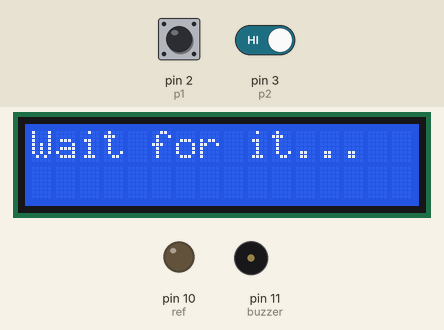
Simulated run of this sketch. Board: Arduino Uno, built with avr-gcc and run on an emulated ATmega328P. Parts: 16×2 character LCD, output pins drawn as LEDs (lit = HIGH), buzzer (waves = sounding, pin HIGH). The inputs (shaded band) are chosen by the test bench; at power-on: pin 2 (p1) HIGH, pin 3 (p2) HIGH. Random numbers use the default seed unless the sketch sets one; what the sketch prints to the serial monitor is not drawn.

Above: at 3.1 s.
At 9.2 s:
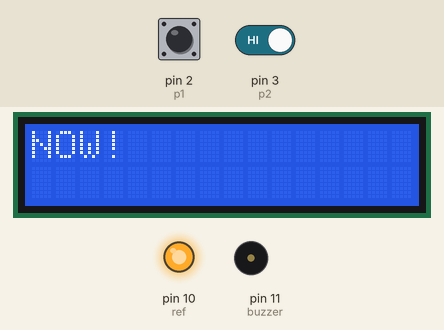
9.3 s: pin 2 (p1) pulled LOW for 0.2 s
At 10.8 s:
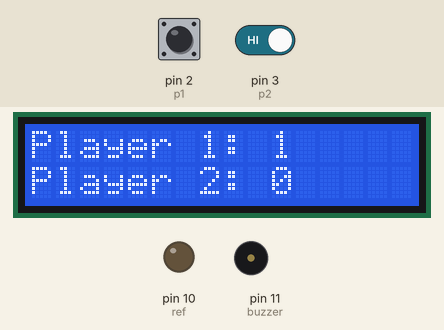
13.6 s: pin 2 (p1) driven LOW and pin 3 (p2) driven LOW
At 21.0 s:
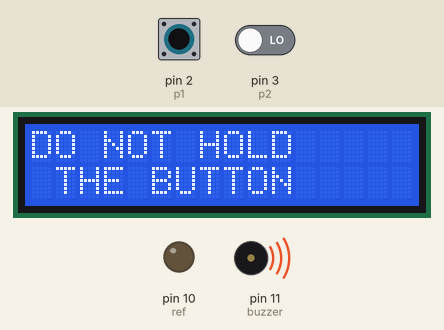
Timing chart, 0 to 37.4 s (numbered marks = the images above; inputs shaded):
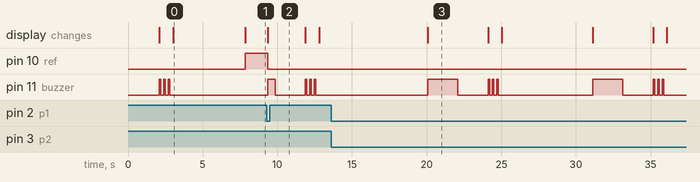

Measured:
- after the input at 9.3 s, pin 10 (ref): HIGH → LOW after 0.05 s; pin 11 (buzzer): LOW → HIGH after 0.05 s, → LOW 0.50 s later, → HIGH 2.0 s later, → LOW 0.10 s later, … (8 changes in this stretch); the display: changes after 0.05 s (image 2)
- after the input at 13.6 s, pin 11 (buzzer): LOW → HIGH after 6.5 s, → LOW 2.0 s later, → HIGH 2.0 s later, → LOW 0.10 s later, … (16 changes in this stretch)
- what the display in image 0 shows lasts 4.8 s, from 3.0 s to 7.8 s

The sketch:

ReactionTest.ino
```cpp
#include <LiquidCrystal_I2C.h>
#include <Wire.h>

LiquidCrystal_I2C lcd(0x27, 16, 2);

int buzzer = 11;
int ref = 10;
int p1 = 2;
int p2 = 3;
bool pressed = false;

int sp1 = 0;
int sp2 = 0;

void setup() {
  lcd.init();
  lcd.backlight();
  lcd.setCursor(0,0);
  lcd.print("Reaction game");

  pinMode(buzzer, OUTPUT);
  pinMode(ref, OUTPUT);
  pinMode(p1, INPUT_PULLUP);
  pinMode(p2, INPUT_PULLUP);
  Serial.begin(9600);
}

void loop() {
  //reset
  delay(2000);
  pressed = false;
  digitalWrite(ref, LOW);
  lcd.setCursor(0,0);
  lcd.print("Ready?");
  lcd.print("          ");
  lcd.setCursor(0,1);
  lcd.print("              ");

  // Countdown
  digitalWrite(buzzer, HIGH);
  delay(100);
  digitalWrite(buzzer, LOW);
  delay(200);
  digitalWrite(buzzer, HIGH);
  delay(100);
  digitalWrite(buzzer, LOW);
  delay(200);
  digitalWrite(buzzer, HIGH);
  delay(100);
  digitalWrite(buzzer, LOW);
  delay(200);

  // wait a random time
  lcd.setCursor(0,0);
  lcd.print("Wait for it...");
  lcd.print("          ");
  delay(random(4000,12000));

  if (digitalRead(p1) == LOW || digitalRead(p2) == LOW) {
    lcd.clear();
    lcd.setCursor(0,0);
    lcd.print("DO NOT HOLD");
    lcd.print("     ");
    lcd.setCursor(0,1);
    lcd.print(" THE BUTTON");
    lcd.print("     ");
    digitalWrite(buzzer, HIGH);
    delay(2000);
    digitalWrite(buzzer, LOW);
    return;
  }

  digitalWrite(ref, HIGH);
  lcd.setCursor(0,0);
  lcd.print("NOW!");
  lcd.print("          ");

  while (!pressed) {
    if (digitalRead(p1) == LOW) {
    delay(20); // ensure its not an electrical issue
      if (digitalRead(p1) == LOW) {
        pressed = true;
        trigger(1);
      }
    }
    if (digitalRead(p2) == LOW) {
    delay(20);
      if (digitalRead(p2) == LOW) {
        pressed = true;
        trigger(2);
      }
    }
  }

}

void trigger(int p) {
  if (p == 1) {
    Serial.println("Player 1");
    sp1 += 1;
    scoreboard(1);
    digitalWrite(ref, LOW);
    digitalWrite(buzzer, HIGH);
    delay(500); // Other player cant play
    digitalWrite(buzzer, LOW);
  }
  if (p == 2) {
    Serial.println("Player 2");
    sp2 +=1;
    scoreboard(2);
    digitalWrite(ref, LOW);
    digitalWrite(buzzer, HIGH);
    delay(500); // Other player cant play
    digitalWrite(buzzer, LOW);
  }
}

void scoreboard(int victor) {
  lcd.setCursor(0,0);
  lcd.print("Player 1: " + String(sp1));
  lcd.setCursor(0,1);
  lcd.print("Player 2: " + String(sp2));
  if (victor == 1) {
    lcd.setCursor(10, 0);
    lcd.print(sp1);
    lcd.print("   ");
  }
    if (victor == 2) {
    lcd.setCursor(10, 1);
    lcd.print(sp2);
    lcd.print("   ");
  }
}
```
